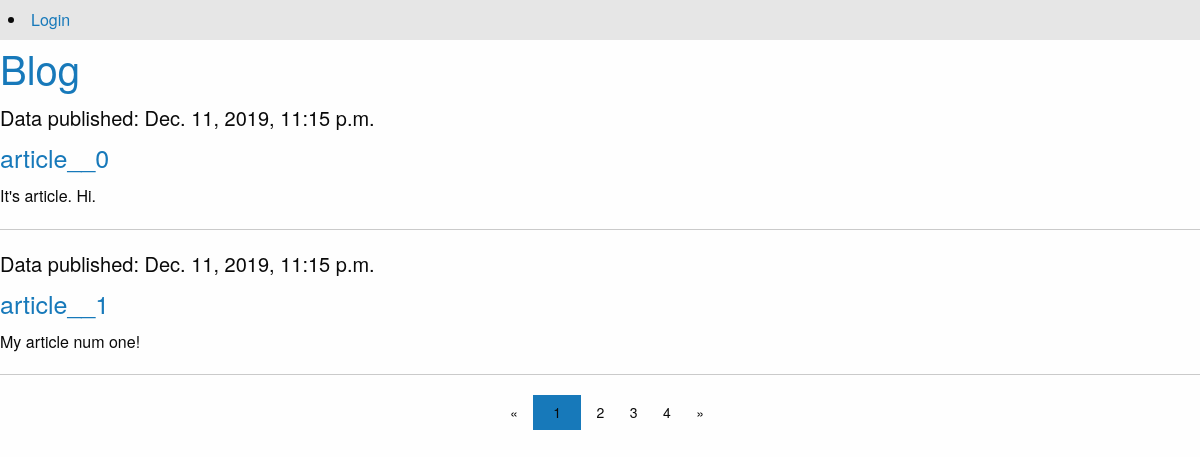
Screenshot of /catalog/articles/all/ with the database file from the repository.
### catalog/models.py (models this page shows, shortened)
class Article(models.Model):
    class Meta():
        db_table = "article"
    article_title = models.CharField('name article', max_length = 200)
    article_text = models.TextField('text article')
    pub_date = models.DateTimeField('date published')

### catalog/views.py (the view)
# urls.py: path('articles/all/', views.articles, name='articles'),
def articles(request, page_number=1):
    all_articles = Article.objects.all()
    current_page = Paginator(all_articles, 2)
    return render_to_response('articles.html', {'articles': current_page.page(page_number), 'username': auth.get_user(request).username})

### catalog/templates/articles.html
{% extends 'main.html' %}
{% load staticfiles %}
{% block article %}
<div class="large-8 columns">
{% for article in articles %}
    <h5>Data published: {{ article.pub_date }}</h5>
    <h4><a href="/articles/get/{{ article.id }}">{{ article.article_title }}</a></h4>
    <p>{{ article.article_text }}</p>
    <hr>
{% endfor %}
</div>
    <div class="row">
        <div class="large-3 large-offset-5 columns">
            <ul class="pagination">
                {% if articles.has_previous %}
                    <li class="arrow"><a href="/page/{{ articles.previous_page_number }}/">&laquo;</a></li>
                {% else %}
                    <li class="arrow unavailable"><a href="">&laquo;</a></li>
                {% endif %}
                {% for page in articles.paginator.page_range %}
                    {% if page == articles.number %}
                        <li class="current"><a href="/page/{{ page }}/">{{ page }}</a></li>
                    {% else %}
                        <li><a href="/page/{{ page }}/">{{ page }}</a></li>
                    {% endif %}
                {% endfor %}
                {% if articles.has_next %}
                    <li class="arrow"><a href="/page/{{ articles.next_page_number }}/">&raquo;</a></li>
                {% else %}
                    <li class="arrow unavailable"><a href="">&raquo;</a></li>
                {% endif %}
            </ul>
        </div>
    </div>
{% endblock %}

### templates/main.html (shortened to what this page needs)
{% load staticfiles %}
<!DOCTYPE html>
<html>
<head>
    <link rel="stylesheet" type="text/css" href="{% static "static/css/foundation.css" %}">
</head>
<body>
<div class="top-bar">
    {% if username %}
        <li><a href="/auth/logout/">Logout ({{ username }})</a></li>
    {% else %}
        <li><a href="/auth/login/">Login</a></li>
    {% endif %}
</div>
<h2><a href="/">Blog</a></h2>
    {% block article %}{% endblock %}
</body>
</html>

### rows the page displays
Article: pub_date "Dec. 11, 2019, 11:15 p.m.", article_title "article__0", article_text "It's article. Hi."
Article: pub_date "Dec. 11, 2019, 11:15 p.m.", article_title "article__1", article_text "My article num one!"

### other values shown
{{ page }} "1"
{{ page }} "2" "3" "4"
